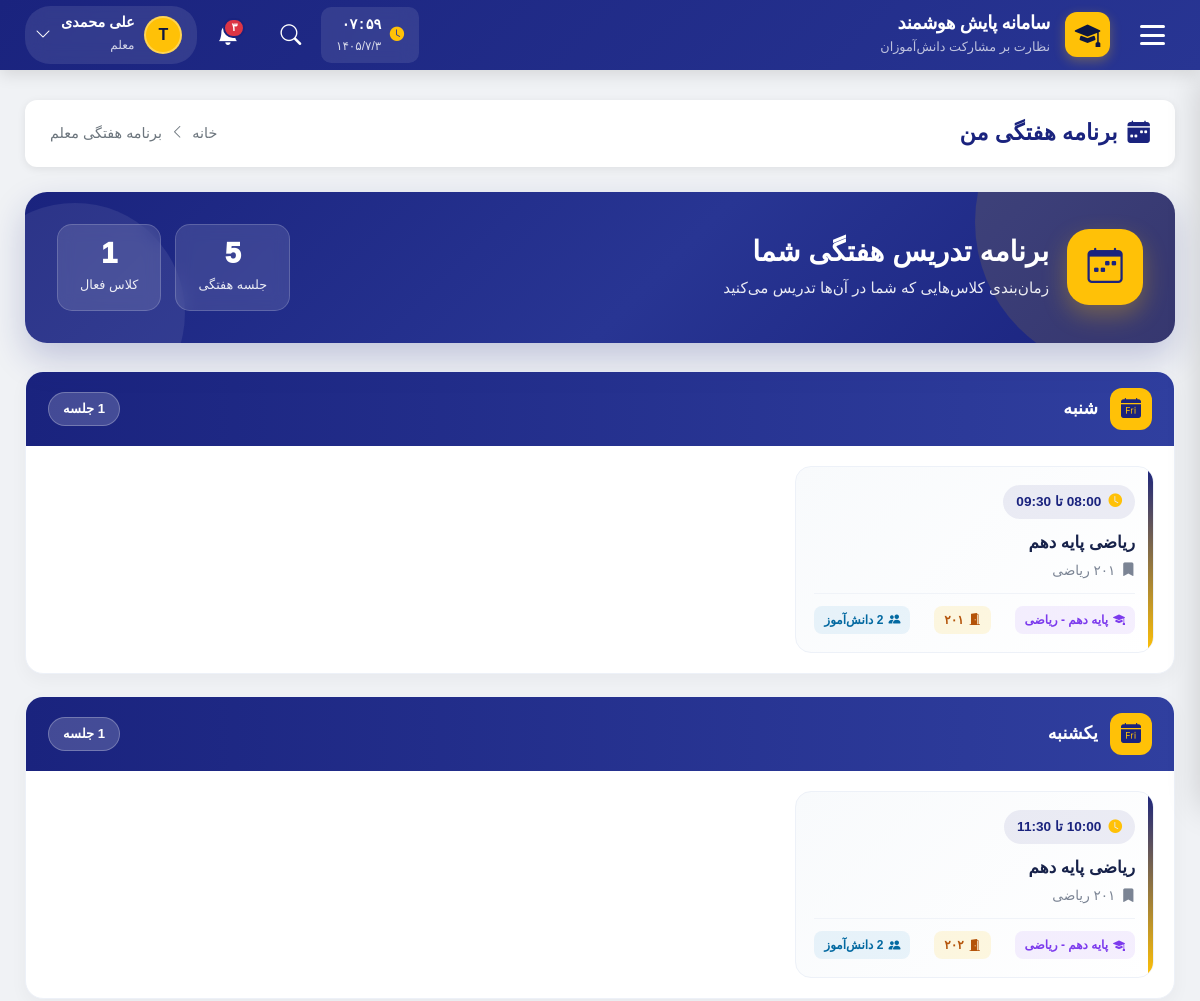
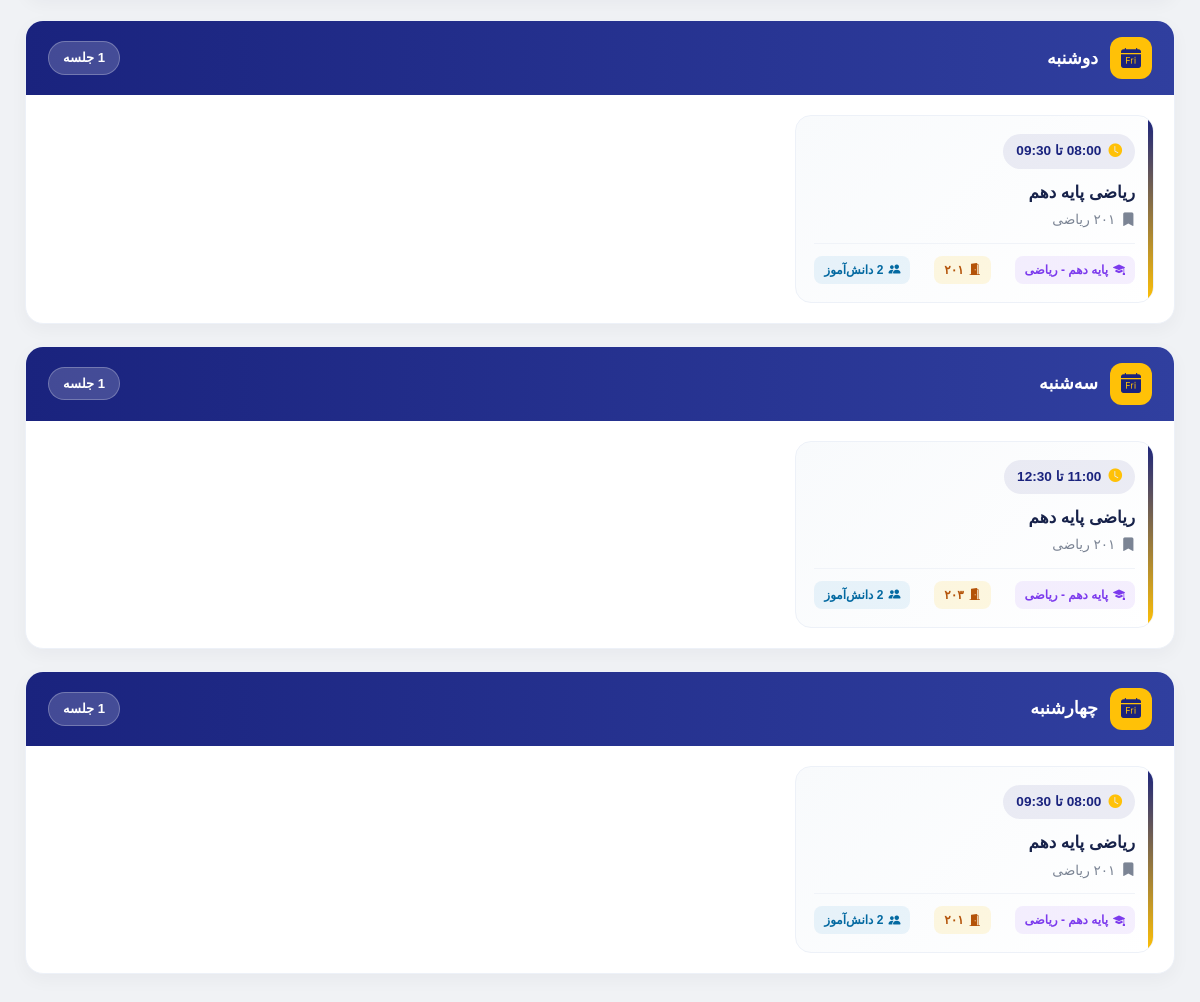
The app's page /teacher/schedule/ (signed in) with its own data (2 pictures, top to bottom).
### accounts/models.py (models this page shows, shortened)
class User(AbstractUser):
    ROLE_CHOICES = (
        ('student', 'دانش آموز'),
        ('teacher', 'معلم'),
        ('assistant', 'معاون'),
        ('principal', 'مدیر مدرسه'),
        ('district_admin', 'مسئول منطقه'),
        ('county_admin', 'مسئول شهرستان'),
        ('province_admin', 'مسئول استان'),
        ('country_admin', 'مسئول کشور'),
    )
    role = models.CharField(max_length=20, choices=ROLE_CHOICES, default='student')
    national_id = models.CharField(
        max_length=10,
        unique=True,
        null=True,
        blank=True,
        verbose_name="کد ملی"
    )
    class Meta:
        verbose_name = "کاربر"
        verbose_name_plural = "کاربران"

### dashboard/models.py (models this page shows, shortened)
class WeeklySchedule(models.Model):
    WEEKDAY_CHOICES = (
        ('saturday', 'شنبه'),
        ('sunday', 'یکشنبه'),
        ('monday', 'دوشنبه'),
        ('tuesday', 'سه‌شنبه'),
        ('wednesday', 'چهارشنبه'),
    )
    classroom = models.ForeignKey(
        Classroom,
        on_delete=models.CASCADE,
        related_name='schedules',
        verbose_name="کلاس"
    )
    day_of_week = models.CharField(
        max_length=10,
        choices=WEEKDAY_CHOICES,
        verbose_name="روز هفته"
    )
    start_time = models.TimeField(verbose_name="ساعت شروع")
    end_time = models.TimeField(verbose_name="ساعت پایان")
    room = models.CharField(
        max_length=50,
        blank=True,
        null=True,
        verbose_name="شماره اتاق/کلاس"
    )
    class Meta:
        verbose_name = "برنامه هفتگی"
        verbose_name_plural = "برنامه‌های هفتگی"
        ordering = ['day_of_week', 'start_time']

class Classroom(models.Model):
    GRADE_CHOICES = (
        ('10', 'دهم'),
        ('11', 'یازدهم'),
        ('12', 'دوازدهم'),
    )
    FIELD_CHOICES = (
        ('computer', 'کامپیوتر'),
        ('electrical', 'برق'),
        ('mechanical', 'مکانیک'),
        ('accounting', 'حسابداری'),
        ('math', 'ریاضی'),
        ('experimental', 'تجربی'),
        ('humanities', 'انسانی'),
    )
    name = models.CharField(max_length=100, verbose_name="نام کلاس")
    subject = models.CharField(max_length=100, verbose_name="درس")
    grade = models.CharField(
        max_length=2,
        choices=GRADE_CHOICES,
        default='10',
        verbose_name="پایه تحصیلی"
    )
    field = models.CharField(
        max_length=20,
        choices=FIELD_CHOICES,
        default='math',
        verbose_name="رشته تحصیلی"
    )
    teacher_name = models.CharField(
        max_length=100,
        verbose_name="نام معلم"
    )
    teacher = models.ForeignKey(
        User,
        on_delete=models.SET_NULL,
        null=True,
        blank=True,
        related_name='taught_classes',
        verbose_name="کاربر معلم (اختیاری)"
    )
    students = models.ManyToManyField(
        User,
        related_name='enrolled_classes',
        blank=True,
        verbose_name="دانش‌آموزان"
    )
    created_at = models.DateTimeField(auto_now_add=True)
    class Meta:
        verbose_name = "کلاس"
        verbose_name_plural = "کلاس‌ها"

### dashboard/views.py (the view)
# urls.py: path('teacher/schedule/', views.teacher_weekly_schedule, name='teacher_weekly_schedule'),
@teacher_required
def teacher_weekly_schedule(request):
    schedules = WeeklySchedule.objects.filter(
        classroom__teacher=request.user
    ).select_related('classroom').order_by(
        'day_of_week', 'start_time'
    )
    days_info = [
        ('saturday', 'شنبه'),
        ('sunday', 'یکشنبه'),
        ('monday', 'دوشنبه'),
        ('tuesday', 'سه‌شنبه'),
        ('wednesday', 'چهارشنبه'),
    ]
    schedule_days = []
    for day_key, day_name in days_info:
        day_classes = [s for s in schedules if s.day_of_week == day_key]
        schedule_days.append({
            'key': day_key,
            'name': day_name,
            'classes': day_classes,
            'count': len(day_classes),
        })
    total_sessions = schedules.count()
    total_classrooms = schedules.values('classroom').distinct().count()
    context = {
        'schedule_days': schedule_days,
        'total_sessions': total_sessions,
        'total_classrooms': total_classrooms,
        'title': 'برنامه هفتگی من',
    }
    return render(request, 'dashboard/teacher/weekly_schedule.html', context)

### dashboard/views.py (called while the page is built)
def teacher_required(view_func):
    @wraps(view_func)
    def wrapper(request, *args, **kwargs):
        if not request.user.is_authenticated:
            return redirect('accounts:login')
        if request.user.role != 'teacher':
            messages.error(request, 'دسترسی فقط برای معلم مجاز است.')
            return redirect('dashboard:home')
        return view_func(request, *args, **kwargs)
    return wrapper

### dashboard/templates/dashboard/teacher/weekly_schedule.html (shortened to what this page needs)
{% extends 'base.html' %}
{% block content %}
<div class="tws-page">
    <div class="page-breadcrumb">
        <h1 class="breadcrumb-title">
            <i class="bi bi-calendar-week-fill"></i>
            برنامه هفتگی من
        </h1>
        <div class="breadcrumb-nav">
            <a href="{% url 'dashboard:home' %}">خانه</a>
            <i class="bi bi-chevron-left"></i>
            <span>برنامه هفتگی معلم</span>
        </div>
    </div>
    {% if total_sessions > 0 %}
    <div class="tws-hero">
        <div class="tws-hero-content">
            <div class="tws-hero-title">
                <div class="tws-hero-icon">
                    <i class="bi bi-calendar-week"></i>
                </div>
                <div class="tws-hero-text">
                    <h2>برنامه تدریس هفتگی شما</h2>
                    <p>زمان‌بندی کلاس‌هایی که شما در آن‌ها تدریس می‌کنید</p>
                </div>
            </div>
            <div class="tws-hero-stats">
                <div class="tws-stat-box">
                    <span class="tws-stat-value">{{ total_sessions }}</span>
                    <span class="tws-stat-label">جلسه هفتگی</span>
                </div>
                <div class="tws-stat-box">
                    <span class="tws-stat-value">{{ total_classrooms }}</span>
                    <span class="tws-stat-label">کلاس فعال</span>
                </div>
            </div>
        </div>
    </div>
    {% for day in schedule_days %}
    <div class="tws-day-card">
        <div class="tws-day-header">
            <h3 class="tws-day-title">
                <div class="tws-day-icon">
                    <i class="bi bi-calendar-day-fill"></i>
                </div>
                {{ day.name }}
            </h3>
            <span class="tws-day-count">
                {{ day.count }} جلسه
            </span>
        </div>
        <div class="tws-day-body">
            {% if day.classes %}
            <div class="tws-class-grid">
                {% for schedule in day.classes %}
                <div class="tws-class-card">
                    <div class="tws-class-time">
                        <i class="bi bi-clock-fill"></i>
                        {{ schedule.start_time|time:"H:i" }} تا {{ schedule.end_time|time:"H:i" }}
                    </div>
                    <h4 class="tws-class-subject">{{ schedule.classroom.subject }}</h4>
                    <div class="tws-class-name">
                        <i class="bi bi-bookmark-fill"></i>
                        {{ schedule.classroom.name }}
                    </div>
                    <div class="tws-class-footer">
                        <span class="tws-class-grade">
                            <i class="bi bi-mortarboard-fill"></i>
                            پایه {{ schedule.classroom.get_grade_display }} - {{ schedule.classroom.get_field_display }}
                        </span>
                        {% if schedule.room %}
                        <span class="tws-room-badge">
                            <i class="bi bi-door-open-fill"></i>
                            {{ schedule.room }}
                        </span>
                        {% endif %}
                        <span class="tws-students-count">
                            <i class="bi bi-people-fill"></i>
                            {{ schedule.classroom.students.count }} دانش‌آموز
                        </span>
                    </div>
                </div>
                {% endfor %}
            </div>
            {% endif %}
        </div>
    </div>
    {% endfor %}
    {% endif %}
</div>
{% endblock %}

### templates/base.html (shortened to what this page needs)
{% load django_bootstrap5 %}
<!DOCTYPE html>
<html lang="fa" dir="rtl">
<head>
    {% bootstrap_css %}
    <link rel="stylesheet" href="https://cdn.jsdelivr.net/npm/bootstrap-icons@1.11.1/font/bootstrap-icons.css">
    <link href="https://cdn.jsdelivr.net/gh/rastikerdar/vazirmatn@v33.003/Vazirmatn-font-face.css" rel="stylesheet" />
</head>
<body>
    <header class="main-header">
        <button class="hamburger-btn" id="menuToggle" title="منوی اصلی">
            <div class="hamburger-icon">
                <span></span>
                <span></span>
                <span></span>
            </div>
        </button>
        <a href="{% url 'dashboard:home' %}" class="header-brand">
            <div class="brand-icon">
                <i class="bi bi-mortarboard-fill"></i>
            </div>
            <div class="brand-text">
                <h5>سامانه پایش هوشمند</h5>
                <small>نظارت بر مشارکت دانش‌آموزان</small>
            </div>
        </a>
        <div class="header-actions">
            <div class="header-clock" id="headerClock">
                <i class="bi bi-clock-fill"></i>
                <div>
                    <div class="clock-time">--:--</div>
                    <div class="clock-date">--/--/--</div>
                </div>
            </div>
            <div class="header-search">
                <button class="search-toggle" id="searchToggle">
                    <i class="bi bi-search"></i>
                </button>
            </div>
            <div style="position: relative;">
                <button class="header-action-btn" id="notificationToggle">
                    <span class="badge-notification">۳</span>
                </button>
            </div>
            <div class="user-dropdown">
                <button class="user-menu-btn" id="userMenuToggle">
                    <div class="user-avatar">
                        {{ user.username|first|upper }}
                    </div>
                    <div class="user-info">
                        <span class="name">{{ user.get_full_name|default:user.username }}</span>
                        <span class="role">{{ user.get_role_display }}</span>
                    </div>
                    <i class="bi bi-chevron-down"></i>
                </button>
            </div>
        </div>
    </header>
    <main class="main-content">
        {% block content %}
        {% endblock %}
    </main>
</body>
</html>

### dashboard/templates/dashboard/teacher/weekly_schedule.html (style rules this page uses)
.tws-page { --tws-primary: #1a237e; --tws-secondary: #ffc107; --tws-purple: #7c3aed; --tws-success: #16a34a; --tws-info: #0284c7; }
.tws-hero { background: linear-gradient(135deg, #1a237e 0%, #283593 55%, #1a237e 100%); color: white; border-radius: 22px; padding: 32px; margin-bottom: 28px; position: relative; overflow: hidden; box-shadow: 0 15px 35px rgba(26, 35, 126, 0.22); }
.tws-hero::before { content: ''; position: absolute; width: 300px; height: 300px; border-radius: 50%; background: rgba(255, 193, 7, 0.12); top: -120px; right: -100px; }
.tws-hero::after { content: ''; position: absolute; width: 220px; height: 220px; border-radius: 50%; background: rgba(255, 255, 255, 0.08); bottom: -80px; left: -60px; }
.tws-hero-content { position: relative; z-index: 1; display: flex; justify-content: space-between; align-items: center; flex-wrap: wrap; gap: 20px; }
.tws-hero-title { display: flex; align-items: center; gap: 18px; }
.tws-hero-icon { width: 76px; height: 76px; background: var(--tws-secondary); border-radius: 22px; display: flex; align-items: center; justify-content: center; font-size: 2.2rem; color: var(--tws-primary); box-shadow: 0 10px 25px rgba(255, 193, 7, 0.3); }
.tws-hero-text h2 { margin: 0 0 8px 0; font-size: 1.75rem; font-weight: 900; }
.tws-hero-text p { margin: 0; opacity: 0.9; font-size: 0.95rem; }
.tws-hero-stats { display: flex; gap: 14px; flex-wrap: wrap; }
.tws-stat-box { background: rgba(255, 255, 255, 0.12); border: 1px solid rgba(255, 255, 255, 0.18); border-radius: 15px; padding: 14px 22px; text-align: center; backdrop-filter: blur(8px); }
.tws-stat-value { font-size: 1.8rem; font-weight: 950; display: block; line-height: 1; margin-bottom: 4px; }
.tws-stat-label { font-size: 0.8rem; opacity: 0.9; }
.tws-day-card { background: white; border-radius: 18px; box-shadow: 0 6px 18px rgba(15, 23, 42, 0.04); margin-bottom: 22px; overflow: hidden; border: 1px solid #edf1f8; }
.tws-day-header { background: linear-gradient(90deg, #1a237e 0%, #303f9f 100%); color: white; padding: 16px 22px; display: flex; justify-content: space-between; align-items: center; }
.tws-day-title { display: flex; align-items: center; gap: 12px; margin: 0; font-size: 1.1rem; font-weight: 800; }
.tws-day-icon { width: 42px; height: 42px; background: var(--tws-secondary); border-radius: 12px; display: flex; align-items: center; justify-content: center; color: var(--tws-primary); font-size: 1.25rem; }
.tws-day-count { background: rgba(255, 255, 255, 0.18); border: 1px solid rgba(255, 255, 255, 0.25); padding: 6px 14px; border-radius: 999px; font-size: 0.82rem; font-weight: 700; }
.tws-day-body { padding: 20px; }
.tws-class-grid { display: grid; grid-template-columns: repeat(auto-fill, minmax(320px, 1fr)); gap: 16px; }
.tws-class-card { background: linear-gradient(135deg, #f8fafc 0%, #ffffff 100%); border: 1px solid #edf1f8; border-radius: 16px; padding: 18px; transition: all 0.25s ease; position: relative; overflow: hidden; }
.tws-class-card::before { content: ''; position: absolute; top: 0; bottom: 0; right: 0; width: 5px; background: linear-gradient(180deg, var(--tws-primary), var(--tws-secondary)); }
.tws-class-time { display: inline-flex; align-items: center; gap: 7px; background: rgba(26, 35, 126, 0.08); color: var(--tws-primary); padding: 7px 13px; border-radius: 999px; font-size: 0.85rem; font-weight: 800; margin-bottom: 12px; }
.tws-class-time i { color: var(--tws-secondary); }
.tws-class-subject { font-size: 1.05rem; font-weight: 800; color: #17224a; margin: 0 0 6px 0; line-height: 1.4; }
.tws-class-name { font-size: 0.85rem; color: #7b8494; margin-bottom: 12px; display: flex; align-items: center; gap: 6px; }
.tws-class-footer { display: flex; align-items: center; justify-content: space-between; padding-top: 12px; border-top: 1px solid #f0f3f8; flex-wrap: wrap; gap: 8px; }
.tws-class-grade { display: inline-flex; align-items: center; gap: 5px; background: rgba(124, 58, 237, 0.08); color: #7c3aed; padding: 5px 10px; border-radius: 8px; font-size: 0.75rem; font-weight: 700; }
.tws-room-badge { display: inline-flex; align-items: center; gap: 5px; background: rgba(255, 193, 7, 0.12); color: #b45309; padding: 5px 10px; border-radius: 8px; font-size: 0.75rem; font-weight: 700; }
.tws-students-count { display: inline-flex; align-items: center; gap: 5px; background: rgba(2, 132, 199, 0.08); color: #0369a1; padding: 5px 10px; border-radius: 8px; font-size: 0.75rem; font-weight: 700; }

### records on screen
User: username|first "T", get_full_name "علی محمدی", role "معلم"
WeeklySchedule: start_time "08:00", end_time "09:30", classroom.subject "ریاضی پایه دهم", classroom.name "۲۰۱ ریاضی", classroom.grade "دهم", classroom.field "ریاضی", room "۲۰۱"
WeeklySchedule: start_time "10:00", end_time "11:30", classroom.subject "ریاضی پایه دهم", classroom.name "۲۰۱ ریاضی", classroom.grade "دهم", classroom.field "ریاضی", room "۲۰۲"
WeeklySchedule: start_time "08:00", end_time "09:30", classroom.subject "ریاضی پایه دهم", classroom.name "۲۰۱ ریاضی", classroom.grade "دهم", classroom.field "ریاضی", room "۲۰۱"
WeeklySchedule: start_time "11:00", end_time "12:30", classroom.subject "ریاضی پایه دهم", classroom.name "۲۰۱ ریاضی", classroom.grade "دهم", classroom.field "ریاضی", room "۲۰۳"
WeeklySchedule: start_time "08:00", end_time "09:30", classroom.subject "ریاضی پایه دهم", classroom.name "۲۰۱ ریاضی", classroom.grade "دهم", classroom.field "ریاضی", room "۲۰۱"

### other values on screen
{{ total_sessions }} "5"
{{ total_classrooms }} "1"
{{ day.name }} "شنبه" "یکشنبه" "دوشنبه" "سه‌شنبه" "چهارشنبه"
